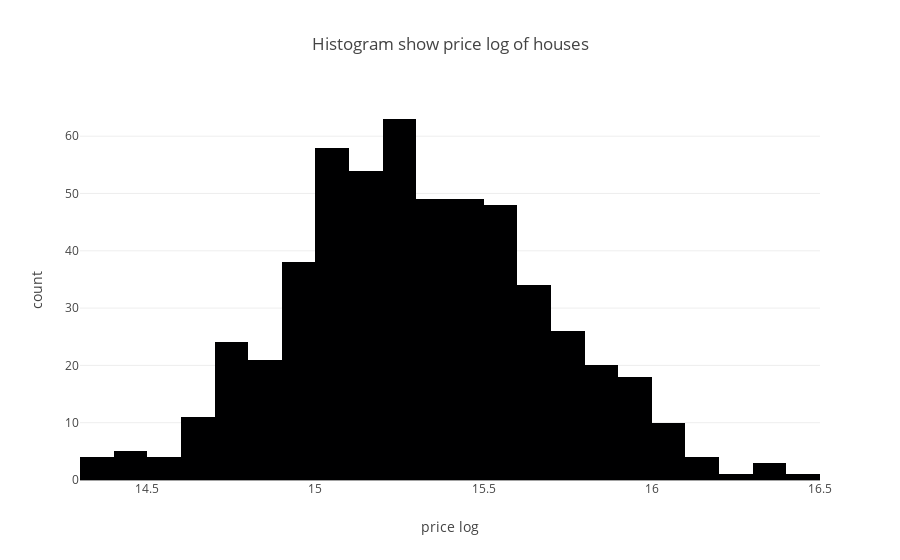

Source (notebook cell):
### Code cell
#Normalising the price with the log function
data['price_log'] = np.log(data['price'])

fig = px.histogram(data, x="price_log", 
                   labels = {'price_log':'price log'},
                   title='Histogram show price log of houses')
fig.show()
print(data['price_log'].skew())

### Figure 1 — Plotly figure (JSON) as saved in the notebook; plotly's stock layout.template omitted (floating-point values rounded to 4 significant figures; data arrays with more than 128 entries replaced by an {"elided": "..."} marker saying what was removed)
{"data": [{"alignmentgroup": "True", "bingroup": "x", "hovertemplate": "price log=%{x}<br>count=%{y}<extra></extra>", "legendgroup": "", "marker": {"color": "#000001", "pattern": {"shape": ""}}, "name": "", "offsetgroup": "", "orientation": "v", "showlegend": false, "type": "histogram", "x": {"elided": "545 float values"}, "xaxis": "x", "yaxis": "y"}], "layout": {"barmode": "relative", "legend": {"tracegroupgap": 0}, "title": {"text": "Histogram show price log of houses"}, "xaxis": {"anchor": "y", "domain": [0, 1], "title": {"text": "price log"}}, "yaxis": {"anchor": "x", "domain": [0, 1], "title": {"text": "count"}}}}
